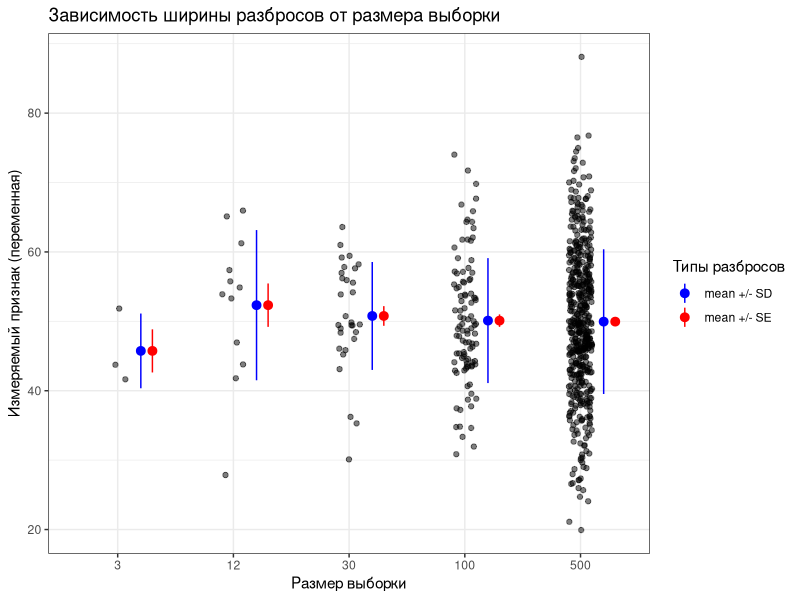

Recreate this plot in R. (Note: this script raises an error after producing the figure.)
## ---- chunk 1
knitr::opts_chunk$set(
  comment = "#>",
  #collapse = TRUE,
  #cache = TRUE,
  width = 72,
  tidy.opts=list(width.cutoff=72, tidy=TRUE)#,
  #out.width = "70%"#,
  #fig.align = 'center'#,
  #fig.height = 3,
  #fig.asp = 1#,
  #fig.show = "hold"
  )
## ---- chunk 2
suppressPackageStartupMessages(library(tidyverse))
suppressPackageStartupMessages(library(magrittr))
suppressPackageStartupMessages(library(cowplot))
suppressPackageStartupMessages(library(rstatix))
suppressPackageStartupMessages(library(ggrepel))
library(rio)
theme_set(theme_bw())
## ---- chunk 3
set.seed(1)
n = c(3, 12, 30, 100, 500)

sample_sizes = c()
sample_values = c()
for (n_i in n) {
  sample_sizes = c( sample_sizes, rep(n_i, n_i) )
  sample_values = c( sample_values, rnorm(n_i, mean = 50, sd = 10) )
}
samples = tibble(sample_sizes = as.factor(sample_sizes),
                 sample_values = sample_values)
samples_summary = 
  samples %>% 
  group_by(sample_sizes) %>% 
  summarise(n = n(),
            mean = mean(sample_values),
            sd = sd(sample_values),
            se = sd(sample_values)/sqrt(n))

ggplot() +
  geom_point(aes(x = sample_sizes, y = sample_values), 
             data = samples, 
             position = position_jitter(.1), 
             alpha = 0.5) +
  geom_pointrange(aes(x = sample_sizes, 
                      y = mean, 
                      ymin = mean-sd, 
                      ymax = mean+sd, 
                      col = "blue"), 
                  data = samples_summary, 
                  position = position_nudge(.2)) +
  geom_pointrange(aes(x = sample_sizes, 
                      y = mean, 
                      ymin = mean-sd/sqrt(n), 
                      ymax = mean+sd/sqrt(n), 
                      col = "red"), 
                  data = samples_summary, 
                  position = position_nudge(.3)) +
  scale_colour_manual(name = 'Типы разбросов', # изменяю подписи к легенде
         values =c('blue','red'), labels = c('mean +/- SD','mean +/- SE')) +
  labs(title = "Зависимость ширины разбросов от размера выборки", x = "Размер выборки", y = "Измеряемый признак (переменная)")
## ---- chunk 4
set.seed(1)
sample1 = rnorm(30, mean = 50, sd = 10);
sample2 = rnorm(30, mean = 52, sd = 10);
t.test(sample1, sample2)
t.test(sample1)$conf.int
t.test(sample2)$conf.int
## ---- chunk 5
set.seed(1)
sample1 = rnorm(30, mean = 50, sd = 10);
sample2 = rnorm(30, mean = 56, sd = 10);
t.test(sample1, sample2)
t.test(sample1)$conf.int
t.test(sample2)$conf.int
## ---- chunk 6
set.seed(94965)
sample1 = rnorm(30, mean = 50, sd = 10);
sample2 = rnorm(30, mean = 54, sd = 10);
t.test(sample1, sample2)
t.test(sample1)$conf.int
t.test(sample2)$conf.int
## ---- chunk 7
# генерируем данные
set.seed(1)
g1 = rnorm(30, mean = 50, sd = 10)
g2 = rnorm(30, mean = 53, sd = 10)

# строим график
tibble(g1, g2) %>% 
  pivot_longer(everything(), "g") %>% 
  ggplot(aes(x=g, y=value)) + 
  geom_boxplot() +
  geom_point(position = position_jitter(.2))
